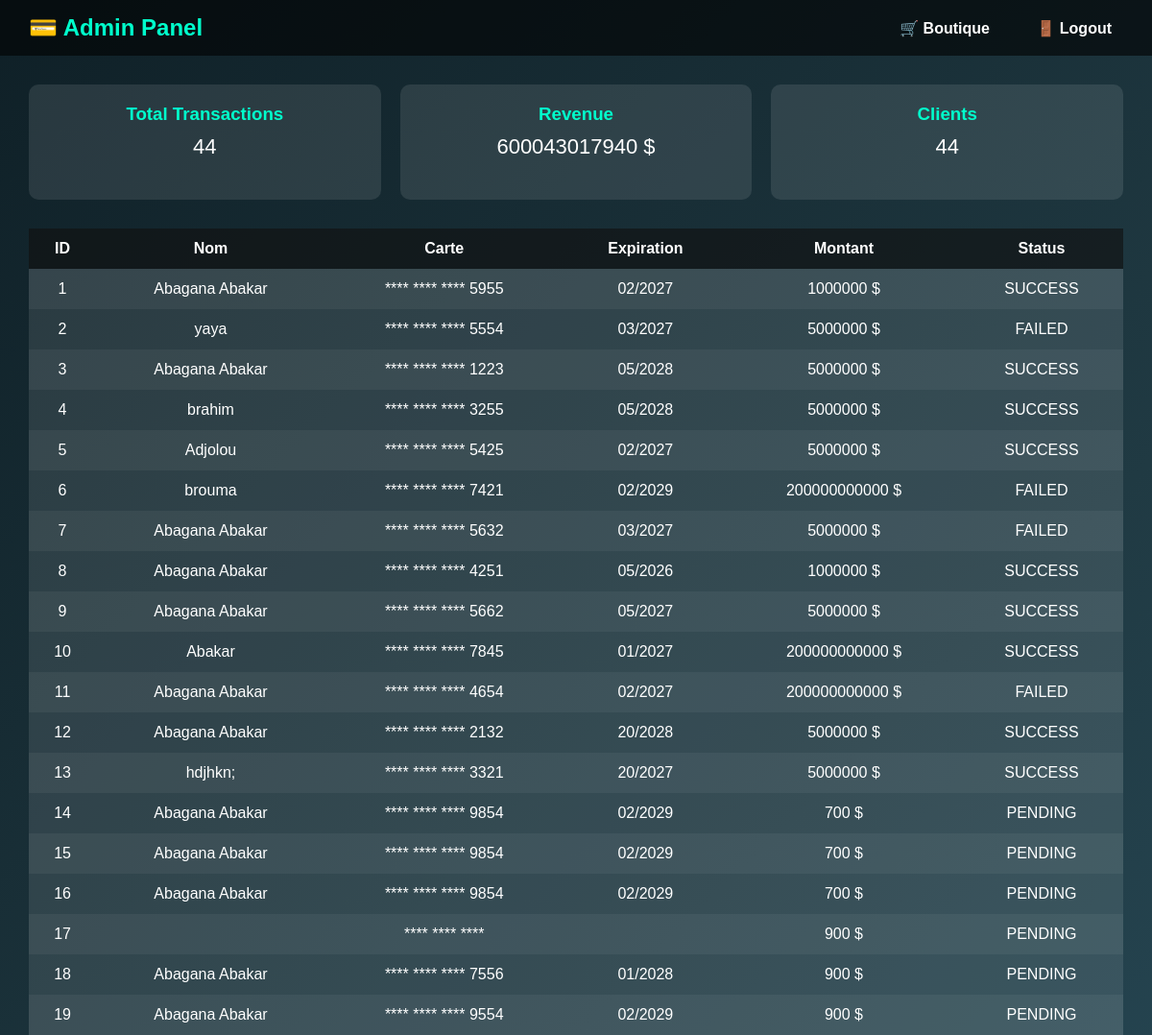
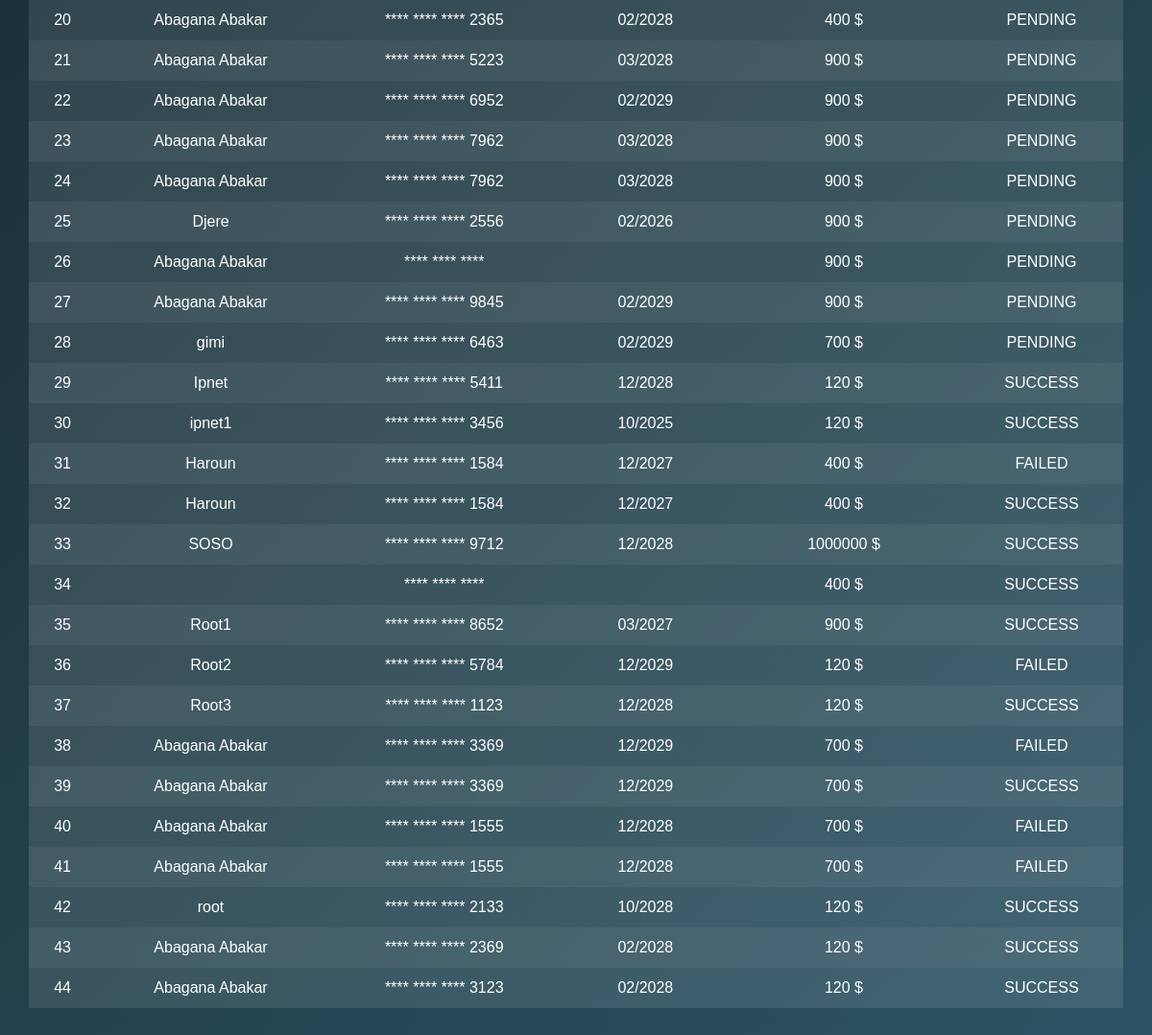
Page /dashboard (signed in) on the earlier database version (2 pictures, top to bottom).
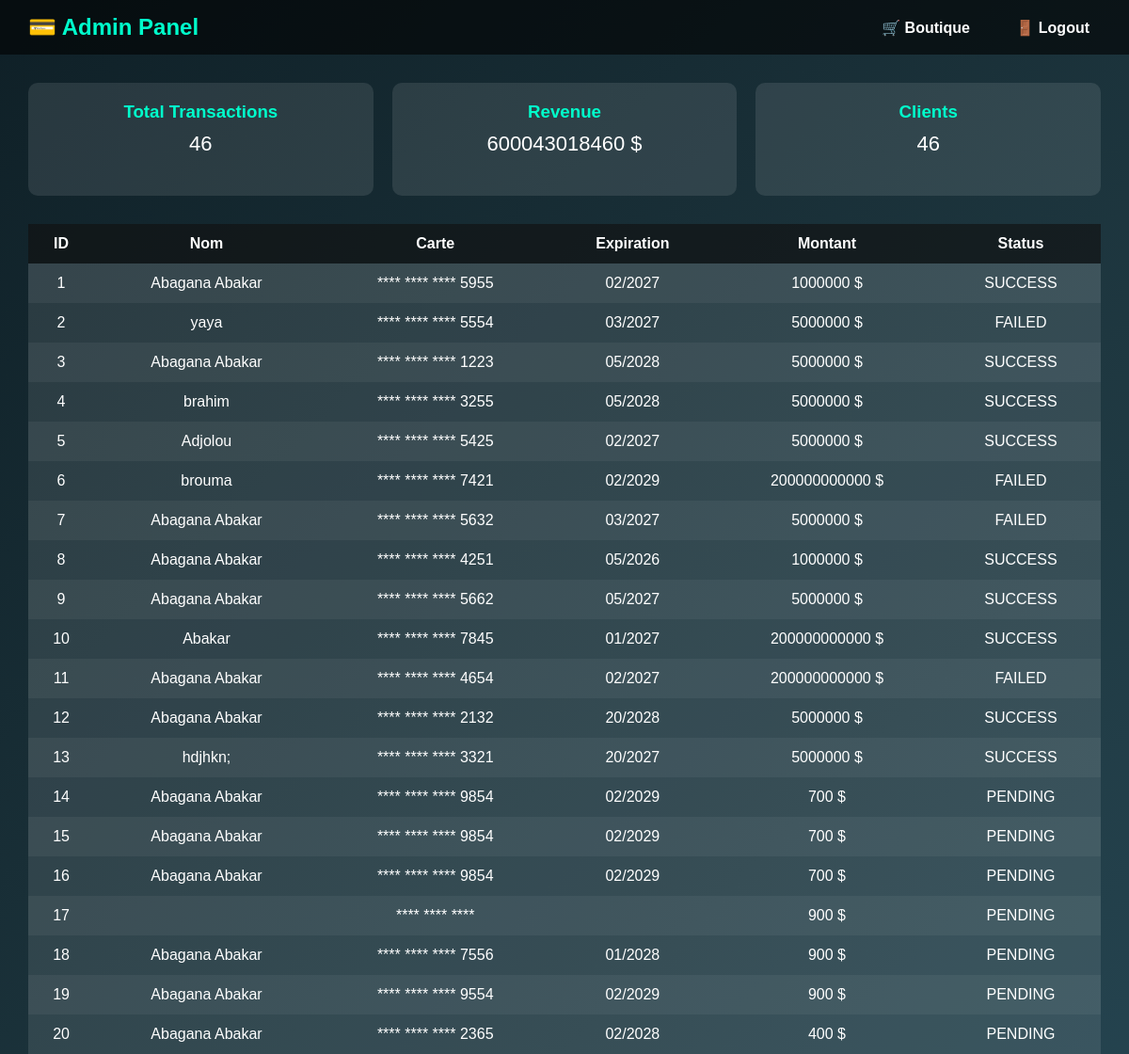
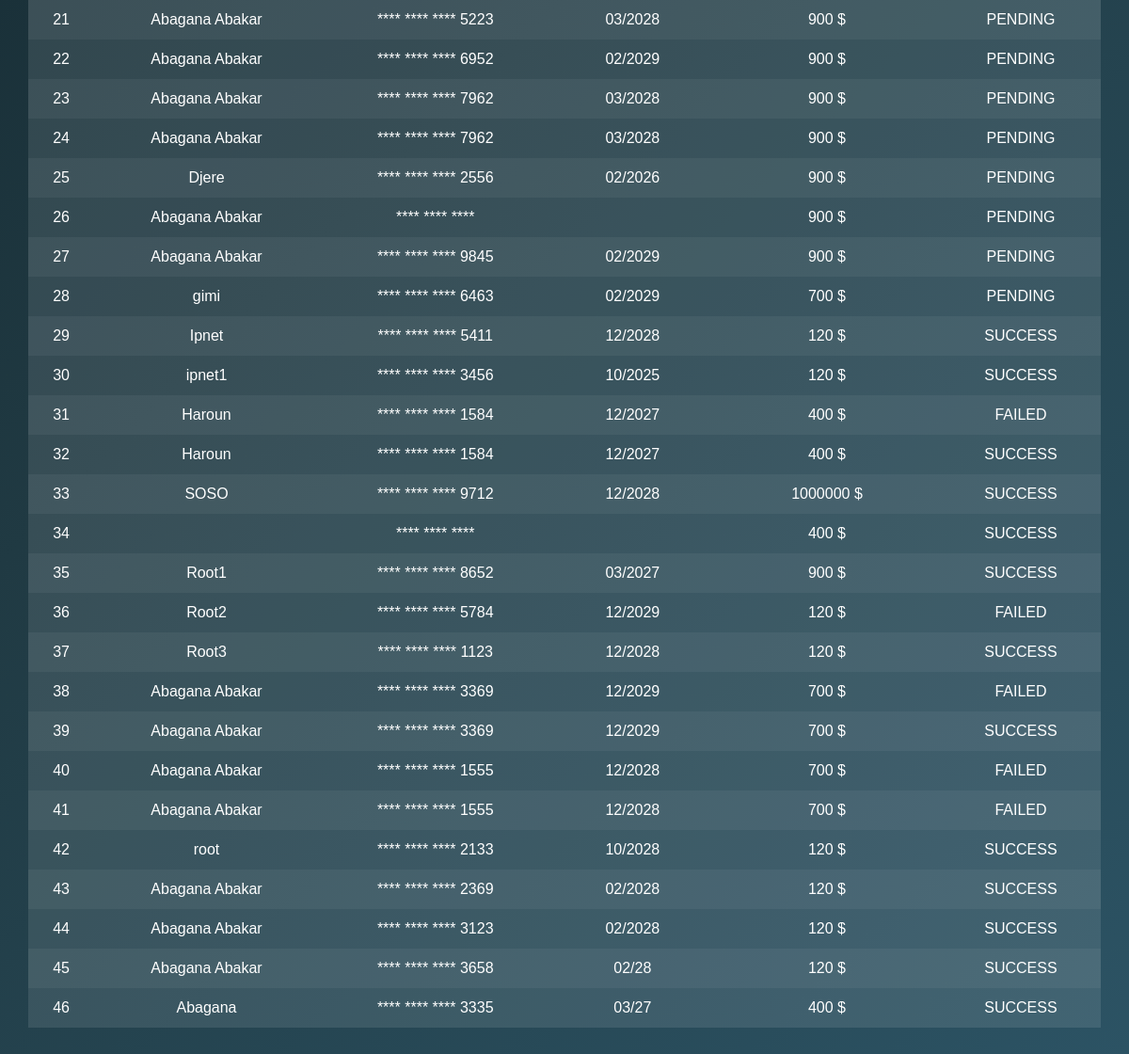
Same page on the later database version (2 pictures, top to bottom).
### tables this page shows
CREATE TABLE transactions (
        id INTEGER PRIMARY KEY AUTOINCREMENT,
        name TEXT,
        card TEXT,
        exp TEXT,
        cvv TEXT,
        amount TEXT,
        status TEXT
    );

### app.py (the view)
@app.route("/dashboard")
@admin_required  # SÉCURISATION : Authentification obligatoire
def dashboard():
    if not session.get("admin"):
        return redirect("/login")
    conn = sqlite3.connect(
        "database.db",
        check_same_thread=False
    )
    cursor = conn.cursor()
    cursor.execute("SELECT * FROM transactions")
    transactions = cursor.fetchall()
    cursor.execute("SELECT COUNT(*) FROM transactions")
    total = cursor.fetchone()[0]
    cursor.execute("SELECT SUM(amount) FROM transactions")
    revenue = cursor.fetchone()[0]
    conn.close()
    transactions_secure = []
    for t in transactions:
        try:
            card, exp, cvv = decrypt_sensitive_data(t[2], t[3], t[4])
            transactions_secure.append((
                t[0],                    # id
                t[1],                    # name
                mask_card_number(card),  # carte masquée
                exp,                     # date d'exp
                "***",                   # CVV masqué
                t[5],                    # amount
                t[6],                    # status
                t[7]                     # created_at
            ))
        except:
            transactions_secure.append(t)
    return render_template(
        "dashboard.html",
        transactions=transactions_secure,
        total=total,
        revenue=revenue if revenue else 0,
        clients=total
    )

### app.py (called while the page is built)
@app.after_request
def add_security_headers(response):
    response.headers['X-Frame-Options'] = 'DENY'
    response.headers['X-Content-Type-Options'] = 'nosniff'
    response.headers['X-XSS-Protection'] = '1; mode=block'
    response.headers['Referrer-Policy'] = 'strict-origin-when-cross-origin'
    response.headers['Content-Security-Policy'] = "default-src 'self'; script-src 'self' 'unsafe-inline'; style-src 'self' 'unsafe-inline'"
    response.headers['Strict-Transport-Security'] = 'max-age=63072000; includeSubDomains; preload'
    response.headers['Permissions-Policy'] = 'camera=(), microphone=(), geolocation=()'
    response.headers['Cache-Control'] = 'no-store, no-cache, must-revalidate, max-age=0'
    response.headers['Pragma'] = 'no-cache'
    return response

def admin_required(f):
    @wraps(f)
    def decorated_function(*args, **kwargs):
        if not session.get("admin"):
            return redirect(url_for("login"))
        return f(*args, **kwargs)
    return decorated_function

def decrypt_sensitive_data(encrypted_card, encrypted_exp, encrypted_cvv):
    decrypted_card = cipher.decrypt(encrypted_card.encode()).decode()
    decrypted_exp = cipher.decrypt(encrypted_exp.encode()).decode()
    decrypted_cvv = cipher.decrypt(encrypted_cvv.encode()).decode()
    return decrypted_card, decrypted_exp, decrypted_cvv

### templates/dashboard.html (shortened to what this page needs)
<!DOCTYPE html>
<html lang="fr">
<head>
</head>
<body>
<div class="navbar">
    <h2>💳 Admin Panel</h2>
    <div class="nav-links">
        <a href="/shop">🛒 Boutique</a>
        <a href="/logout">🚪 Logout</a>
    </div>
</div>
<div class="container">
    <div class="cards">
        <div class="card">
            <h3>Total Transactions</h3>
            <p>{{ total }}</p>
        </div>
        <div class="card">
            <h3>Revenue</h3>
            <p>{{ revenue }} $</p>
        </div>
        <div class="card">
            <h3>Clients</h3>
            <p>{{ clients }}</p>
        </div>
    </div>
    <table>
        <tr>
            <th>ID</th>
            <th>Nom</th>
            <th>Carte</th>
            <th>Expiration</th>
            <th>Montant</th>
            <th>Status</th>
        </tr>
        {% for t in transactions %}
        <tr>
            <td>{{ t[0] }}</td>
            <td>{{ t[1] }}</td>
            <td>**** **** **** {{ t[2][-4:] }}</td>
            <td>{{ t[3] }}</td>
            <td>{{ t[5] }} $</td>
            <td>{{ t[6] }}</td>
        </tr>
        {% endfor %}
    </table>
</div>
</body>
</html>

### templates/dashboard.html (style rules this page uses)
body { margin: 0; font-family: Arial, sans-serif; background: linear-gradient(135deg, #0f2027, #203a43, #2c5364); color: white; }
.navbar { display: flex; justify-content: space-between; align-items: center; padding: 15px 30px; background: rgba(0,0,0,0.6); }
.navbar h2 { margin: 0; color: #00ffcc; }
.nav-links a { margin-left: 20px; text-decoration: none; color: white; font-weight: bold; padding: 8px 12px; border-radius: 6px; }
.container { padding: 30px; }
.cards { display: flex; gap: 20px; margin-bottom: 30px; }
.card { flex: 1; background: rgba(255,255,255,0.1); padding: 20px; border-radius: 10px; text-align: center; }
.card h3 { margin: 0; color: #00ffcc; }
.card p { font-size: 22px; margin-top: 10px; }
table { width: 100%; border-collapse: collapse; background: rgba(255,255,255,0.1); }
th, td { padding: 12px; text-align: center; }
th { background: rgba(0,0,0,0.6); }
tr:nth-child(even) { background: rgba(255,255,255,0.05); }

Differences in the rows shown:
added transactions: id "45", name "Abagana Abakar", card "3658", exp "02/28", amount "120", status "SUCCESS"
added transactions: id "46", name "Abagana", card "3335", exp "03/27", amount "400", status "SUCCESS"
Other differences:
{{ total }}: "44" → "46"
{{ revenue }}: "600043017940" → "600043018460"
{{ clients }}: "44" → "46"
